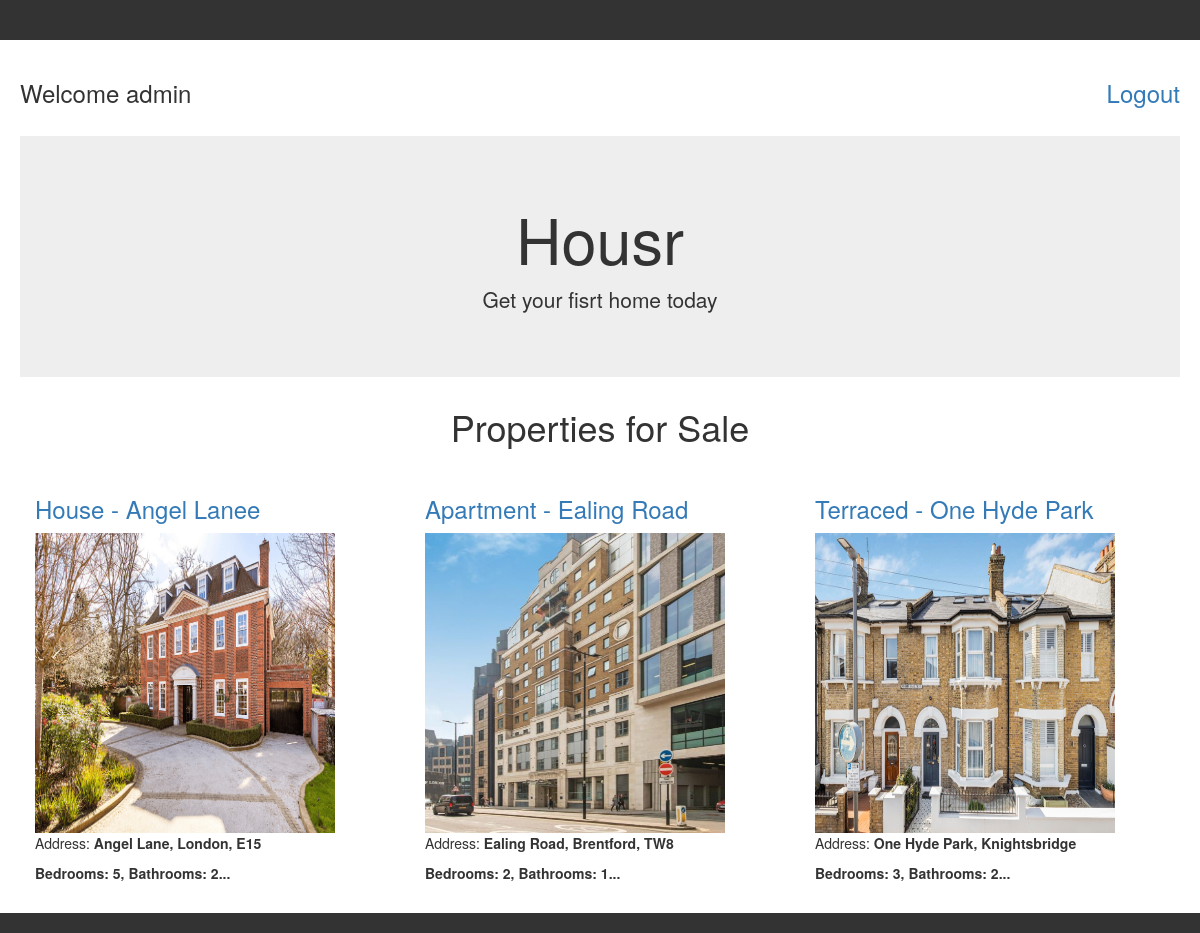
The page / (signed in) on the database its author committed.
### housr_app/models.py (models this page shows, shortened)
class Property(models.Model):
    owner = models.ForeignKey(User, on_delete=models.CASCADE)
    title = models.CharField(max_length=255)
    description = models.TextField()
    price = models.DecimalField(max_digits=10, decimal_places=2)
    address = models.CharField(max_length=255)
    bedrooms = models.IntegerField()
    bathrooms = models.IntegerField()
    sqft = models.IntegerField()
    photo = models.ImageField(upload_to='properties/')
    available = models.BooleanField(default=True)
    created_at = models.DateTimeField(auto_now_add=True)
    updated_at = models.DateTimeField(auto_now=True)

### housr_app/views.py (the view)
# urls.py: path('', property_list, name='property_list'),
def property_list(request):
    properties = Property.objects.all()
    return render(request, 'property_list.html', {'properties': properties})

### templates/property_list.html (shortened to what this page needs)
{% extends 'base.html' %}
{% block content %}
  <link rel="stylesheet" href="https://maxcdn.bootstrapcdn.com/bootstrap/3.4.1/css/bootstrap.min.css">
  <h3>Welcome {{user.username}}                      <a class="pull-right" href="logout">Logout </a></h3><br>
<div class="jumbotron text-center">
    <h1>Housr</h1>
    <p>Get your fisrt home today</p>
  </div>
  <div align="center">
    <h1>Properties for Sale</h1>
  </div><br>
<div class="container">
  <div class="row">
    {% for propert in properties %}
    <div class="col-sm-4">
      <a href="{% url 'property_detail' propert.id %}">
        <h3>{{ propert.title }}</h3>
        <img width="300" height="300" src="{{ propert.photo.url }}">
      </a>
      <p>Address: <b>{{ propert.address }}</b></p>
      <p><b>Bedrooms: {{ propert.bedrooms }}, Bathrooms: {{ propert.bathrooms }}...</b></p>
    </div>
    {% endfor %}
  </div>
</div>
{% endblock %}

### static/base.css (style rules this page uses)
html, body, div, span, applet, object, iframe, h1, h2, h3, h4, h5, h6, p, blockquote, pre, a, abbr, acronym, address, big, cite, code, del, dfn, em, img, ins, kbd, q, s, samp, small, strike, strong, sub, sup, tt, var, b, u, i, center, dl, dt, dd, ol, ul, li, fieldset, form, label, legend, table, caption, tbody, tfoot, thead, tr, th, td, article, aside, canvas, details, embed, figure, figcaption, footer, header, hgroup, menu, nav, output, ruby, section, summary, time, mark, audio, video { margin: 0; padding: 0; border: 0; font-size: 100%; font: inherit; vertical-align: baseline; }
body { line-height: 1; }
body { font-family: Arial, sans-serif; background-color: #f1f1f1; }

### rows shown on the page
Property: title "House - Angel Lanee", photo (picture), address "Angel Lane, London, E15", bedrooms "5", bathrooms "2"
Property: title "Apartment - Ealing Road", photo (picture), address "Ealing Road, Brentford, TW8", bedrooms "2", bathrooms "1"
Property: title "Terraced - One Hyde Park", photo (picture), address "One Hyde Park, Knightsbridge", bedrooms "3", bathrooms "2"

### other values the page prints
{{ user.username }} "admin"
